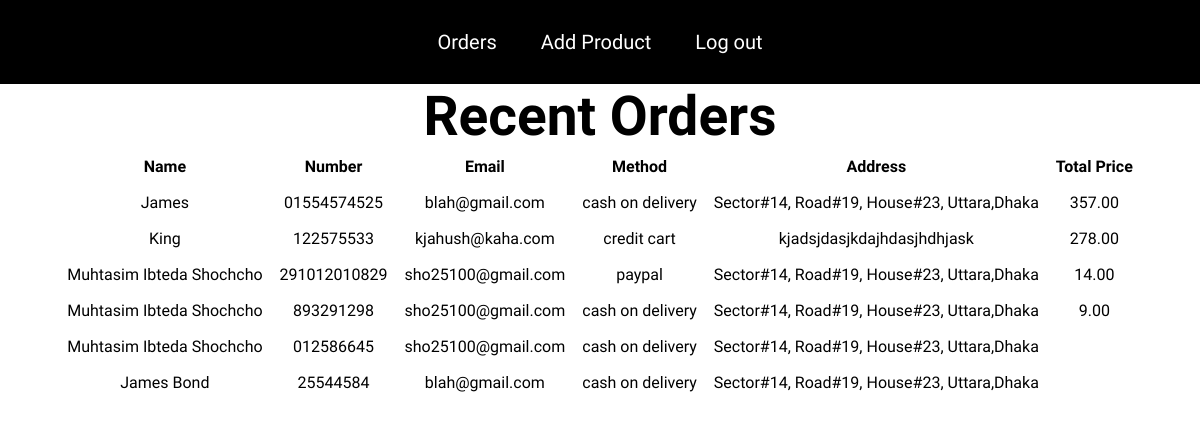
Page /showOrder.php on the committed database.
### tables this page shows
CREATE TABLE `orders` (
  `name` varchar(100) DEFAULT NULL,
  `number` varchar(20) DEFAULT NULL,
  `email` varchar(100) DEFAULT NULL,
  `method` varchar(50) DEFAULT NULL,
  `qty` int(11) DEFAULT NULL,
  `address` varchar(255) DEFAULT NULL,
  `total_products` int(11) DEFAULT NULL,
  `total_price` decimal(10,2) DEFAULT NULL
);

### showOrder.php (the view, shortened to what this page needs)
<?php
include 'config.php';
$statement="select * from orders";
$result=mysqli_query($conn, $statement);
?>
<!DOCTYPE html>
<html lang="en">
<head>
    <link rel="stylesheet" href="./assets/css/showOrderStyle.css">
    <link rel="stylesheet" href="./assets/css/navStyle.css">
</head>
<body>
<?php
    include 'adminnavbar.php';
?>
<?php
echo "<h2>Recent Orders</h2>";
echo "<table>";
echo "<tr>
    <th>Name</th>
    <th>Number</th>
    <th>Email</th>
    <th>Method</th>
    <th>Address</th>
    <th>Total Price</th>
</tr>";
while ($row = mysqli_fetch_assoc($result)) {
    echo "<tr>";
    echo "<td>" . $row['name'] . "</td>";
    echo "<td>" . $row['number'] . "</td>";
    echo "<td>" . $row['email'] . "</td>";
    echo "<td>" . $row['method'] . "</td>";
    echo "<td>" . $row['address'] . "</td>";
    echo "<td>" . $row['total_price'] . "</td>";
    echo "</tr>";
}
echo "</table>";
 ?>
</body>
</html>

### adminnavbar.php (shortened to what this page needs)
<!DOCTYPE html>
<html lang="en">
<head>
    <link rel="stylesheet" href="./assets/css/navStyle.css">
</head>
<body>
    <nav>
        <ul>
        <li><a href="showOrder.php">Orders</a></li>
        <li><a href="addProduct.php">Add Product</a></li>
        <li>
            <form method="post">
                <input type="submit" name="logout" value="Log out">
            </form>
        </li>
        </ul>
      </nav>
</body>
</html>

### assets/css/showorderstyle.css (style rules this page uses)
* { font-family: 'Oxanium', cursive; box-sizing: border-box; margin: 0; padding:0; }
table { border-collapse: collapse; margin: 0 auto; text-align: center; }
h2 { font-size: 55px; text-align: center; }
td, th { border: 1px solid white; padding: 8px; }

### assets/css/navStyle.css (style rules this page uses)
* { font-family: 'Oxanium', cursive; }
nav { text-align: center; background-color: black; padding: 20px; }
nav ul { list-style: none; display: inline-block; margin: 0; padding: 0; }
nav ul li { display: inline-block; margin: 0 10px; }
nav ul li a { display: inline-block; padding: 10px; text-decoration: none; color: #fff; font-size: 20px; }
nav ul form input[type=submit] { background-color: black; border: none; color: white; padding: 10; text-decoration: none; margin: 0 10px; cursor: pointer; font-size: 20px; }

### rows in the picture
orders: name "James", number "01554574525", email "blah@gmail.com", method "cash on delivery", address "Sector#14, Road#19, House#23, Uttara,Dhaka", total_price "357.00"
orders: name "King", number "122575533", email "kjahush@kaha.com", method "credit cart", address "kjadsjdasjkdajhdasjhdhjask", total_price "278.00"
orders: name "Muhtasim Ibteda Shochcho", number "291012010829", email "sho25100@gmail.com", method "paypal", address "Sector#14, Road#19, House#23, Uttara,Dhaka", total_price "14.00"
orders: name "Muhtasim Ibteda Shochcho", number "893291298", email "sho25100@gmail.com", method "cash on delivery", address "Sector#14, Road#19, House#23, Uttara,Dhaka", total_price "9.00"
orders: name "Muhtasim Ibteda Shochcho", number "012586645", email "sho25100@gmail.com", method "cash on delivery", address "Sector#14, Road#19, House#23, Uttara,Dhaka"
orders: name "James Bond", number "25544584", email "blah@gmail.com", method "cash on delivery", address "Sector#14, Road#19, House#23, Uttara,Dhaka"
